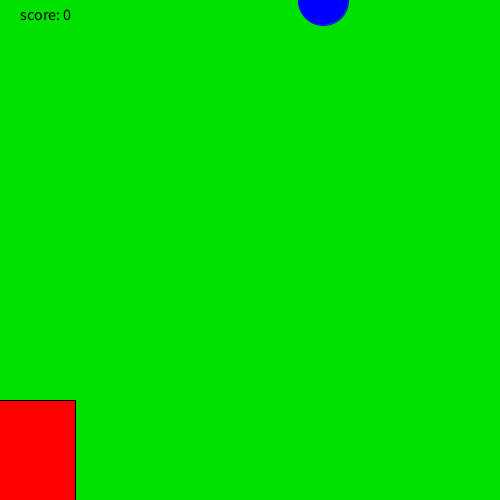
Frame 1 (no input)
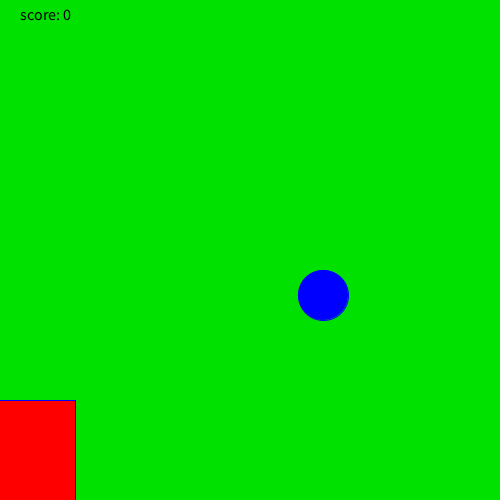
Frame 60 (the mouse pressed at the canvas centre just before this capture)
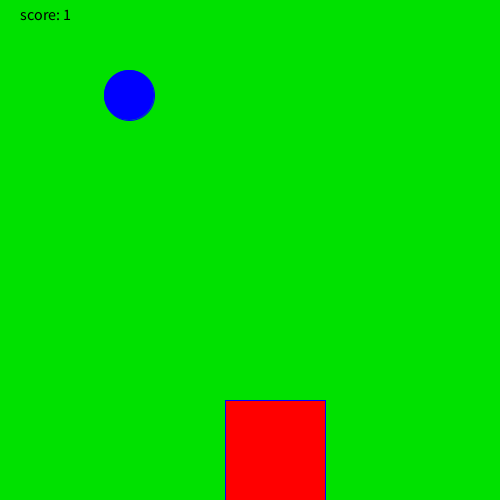
Frame 120 (the mouse held since frame 60 and released just before this capture)

The Processing sketch that drew these frames (run headless with seeded random() and noise(); from frame 60 on, the mouse is pressed at the canvas centre):

// Processing sketch: Rain_Game
// ── Rain_Game.pde
int fall = 0;
int randomNumber = (int) random(500);
int score = 0;

void setup() {
  size(500,500);
  
}
void fall() {
  fill(255,0,0);
  rect(mouseX-25,400, 100,100);
  fill(0,0,255);
  stroke(0,0,255);
  ellipse(randomNumber,fall, 50,50);
}
void spawn() {
  if (fall == 500) {
    fall = fall - 500;
    randomNumber = (int) random(500);
  }

  if (randomNumber > mouseX &&randomNumber < mouseX+100 &&fall == 495) {
    score +=1;
  } else if (randomNumber < mouseX &&fall == 495) {
    score  -=1;
    if (score <= 0) {
      score = 0;
    }
  } else if (randomNumber > mouseX+100 &&fall == 495) {
    score -=1;
    if (score <= 0) {
      score = 0;
    }
  }
}
void scores(){
  fill(0,0,0);
  textSize(16);
  text("score: " + score, 20,20);
}
void draw() {
 
  background(0, 225,0);
  
  fall();
  fall +=5;
  spawn();
  scores();
  if (score > 10) {
    fall();
    fall = fall + 5;
    spawn();
    scores();
  } else if (score > 20) {
    fall();
    fall = fall + 20;
    spawn();
    scores();
  }
 
  
  
}
